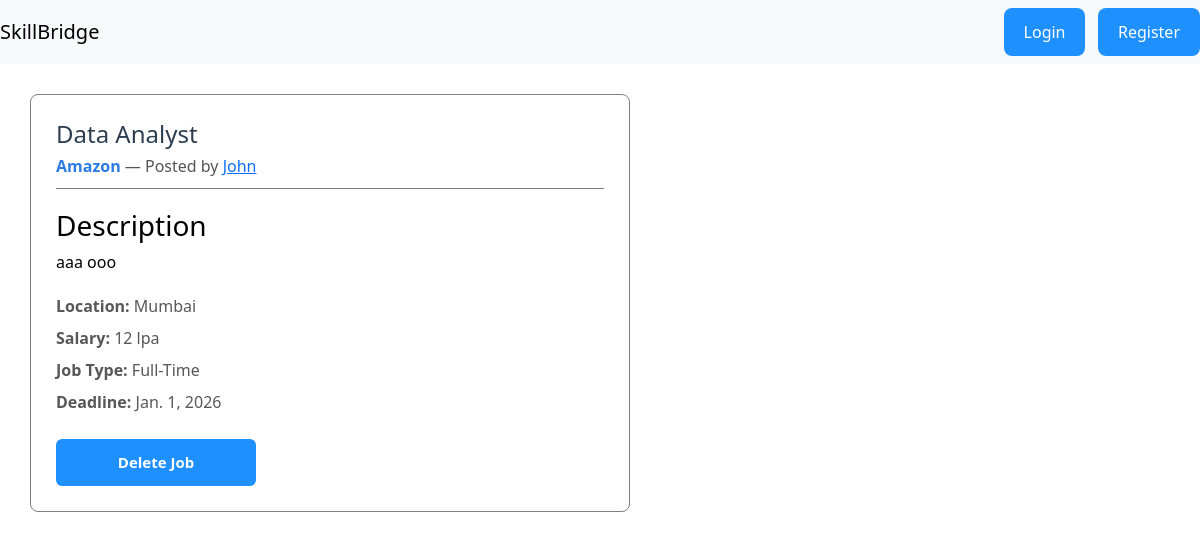
The page /jobs/details/2/ on the database its author committed.
### jobs/models.py (models this page shows, shortened)
class JobPost(models.Model):
    employer = models.ForeignKey("accounts.User", on_delete=models.CASCADE)
    company = models.ForeignKey('accounts.Company', on_delete=models.CASCADE)
    job_title = models.CharField(max_length=100)
    job_description = models.TextField()
    location = models.CharField(max_length=100)
    salary = models.CharField(max_length=50)
    job_type = models.CharField(max_length=50, choices=(
        ('Full-Time', 'Full-Time'),
        ('Part-Time', 'Part-Time'),
        ('Other', 'Other'),
    ))
    job_category = models.CharField(max_length=50 ,default = "other", choices=(
        ('healthcare', 'Healthcare & Medical'),
        ('it', 'Information Technology & Software'),
        ('education', 'Education & Training'),
        ('finance', 'Finance & Accounting'),
        ('sales', 'Sales & Marketing'),
        ('engineering', 'Engineering & Manufacturing'),
        ('hospitality', 'Hospitality & Tourism'),
        ('transport', 'Transportation & Logistics'),
        ('legal', 'Legal & Compliance'),
        ('arts', 'Arts, Media & Design'),
        ('other','Other')
        ))
    posted_on = models.DateTimeField(auto_now_add=True)
    deadline = models.DateField(auto_now=False, auto_now_add=False,default='YYYY-MM-DD')

### accounts/models.py (models this page shows, shortened)
class Company(models.Model):
    employer =models.ForeignKey(User,on_delete=models.CASCADE)
    company_logo = models.ImageField(upload_to='logos/', height_field=None, width_field=None, max_length=None,null=True,blank=True)
    company_name = models.CharField(max_length=22,null=True,blank=True)
    company_web = models.URLField(max_length=200,null=True,blank=True)
    company_description = models.TextField(null=True,blank=True)
    company_industry =  models.CharField(max_length=50 , null=True, blank = True, choices=(
        ('healthcare', 'Healthcare & Medical'),
        ('it', 'Information Technology & Software'),
        ('education', 'Education & Training'),
        ('finance', 'Finance & Accounting'),
        ('sales', 'Sales & Marketing'),
        ('engineering', 'Engineering & Manufacturing'),
        ('hospitality', 'Hospitality & Tourism'),
        ('transport', 'Transportation & Logistics'),
        ('legal', 'Legal & Compliance'),
        ('arts', 'Arts, Media & Design'),
        ('other','Other')
        ))

class User(AbstractUser):
    name = models.CharField(max_length=70)
    contact = models.CharField(max_length=15)
    user_type = models.CharField(max_length=1,choices = (
        ('E',"Employeer"),
        ('J',"Job-Seeker"),
    ))
    profession = models.CharField(max_length=50)
    profile_photo = models.ImageField(upload_to='pfps/', height_field=None, width_field=None, max_length=None,null=True,blank=True)
    resume = models.FileField(upload_to='resumes/', max_length=100,null=True,blank=True)
    industry =  models.CharField(max_length=50 , null=True, blank = True, choices=(
        ('healthcare', 'Healthcare & Medical'),
        ('it', 'Information Technology & Software'),
        ('education', 'Education & Training'),
        ('finance', 'Finance & Accounting'),
        ('sales', 'Sales & Marketing'),
        ('engineering', 'Engineering & Manufacturing'),
        ('hospitality', 'Hospitality & Tourism'),
        ('transport', 'Transportation & Logistics'),
        ('legal', 'Legal & Compliance'),
        ('arts', 'Arts, Media & Design'),
        ('other','Other')
        ))
    def __str__(self):
        return self.name

### jobs/views.py (the view)
# urls.py: path('details/<int:job_id>/',views.job_details,name="job_details"),
def job_details(request,job_id):
     job = get_object_or_404(JobPost, id = job_id)
     return render(request,'jobs/job_details.html',{'job':job})

### jobs/templates/jobs/job_details.html (shortened to what this page needs)
{% extends "base.html" %}
{% block main %}
<div class="job-detail-box">
    <div class="header">
        <h1>{{ job.job_title }}</h1>
        <p><span class="cname">{{ job.company.company_name }}</span> — Posted by <a href="" class="ename"> {{ job.employer }}</a></p>
    </div>
    <div class="desc">
        <h3>Description</h3>
        <p>{{ job.job_description }}</p>
    </div>
    <div class="details">
        <p><strong>Location:</strong> {{ job.location }}</p>
        <p><strong>Salary:</strong> {{ job.salary }}</p>
        <p><strong>Job Type:</strong> {{ job.job_type }}</p>
        <p><strong>Deadline:</strong> {{ job.deadline }}</p>
    </div>
    {% if request.user.user_type == 'J' %}
    <div class="actions">
        <a href="{% url 'job_application' job.id%}" class="btn">Apply Now</a>
        <a href="{% url 'save_job' job.id %}" class="btn">Save for Later</a>
    </div>
    {% else %}
    <div class="actions">
        <a href="{% url 'delete_job' job.id %}" class="btn btn-danger">Delete Job</a>
    </div>
    {% endif %}
</div>
{% endblock %}

### templates/base.html (style rules this page uses)
.btn { background: #1E90FF; color: #FFFFFF; padding: 12px 20px; border: none; border-radius: 8px; max-width:200px; }

### jobs/templates/jobs/job_details.html (style rules this page uses)
.job-detail-box { margin: 30px; width:600px; background: white; padding: 25px; border: 1px solid gray; border-radius: 8px; }
.header { border-bottom: 1px solid gray; padding-bottom: 10px; margin-bottom: 15px; }
.header h1 { margin: 0; font-size: 24px; color: #2c3e50; }
.header p { margin: 5px 0 0 0 ; color: #555; }
.desc { margin: 20px 0; color: black; }
.details { margin-top: 20px; }
.details p { margin: 8px 0; color: #575757ff; }
.cname { font-weight: 700; color: #2c7be5; }
.actions { margin-top: 25px; display: flex; gap: 15px; }
.actions a { flex: 1; text-align: center; padding: 12px; border-radius: 6px; text-decoration: none; font-weight: bold; font-size: 15px; transition: 0.3s; }
.btn { background: #1E90FF; color: #FFFFFF; padding: 12px 20px; border: none; border-radius: 8px; max-width:200px; }

### rows shown on the page
JobPost: job_title "Data Analyst", company.company_name "Amazon", employer "John", job_description "aaa ooo", location "Mumbai", salary "12 lpa", job_type "Full-Time", deadline "Jan. 1, 2026"
